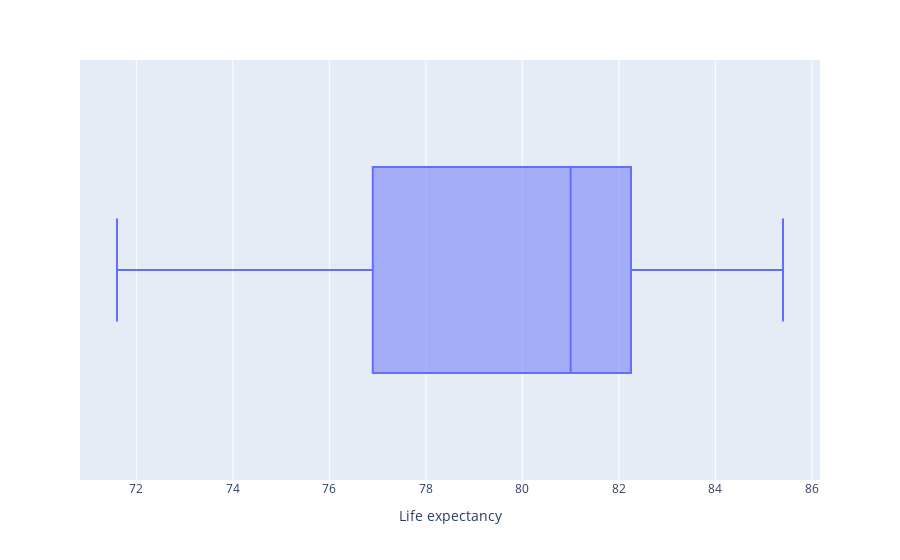

The notebook cell this image was saved under:
### Code cell
#2.2.5. ¿Cuál es la mediana de la esperanza de vida en Europa? Proporciona un rango intercuartil aproximado y verifica si existen valores atípicos.(Boxplot)
world_europe_life_expectancy=world[world['Continent']=='Europa']['Life expectancy']
px.box(data_frame=world_europe_life_expectancy,x='Life expectancy',orientation='h')

### Figure 1 — Plotly figure (JSON) as saved in the notebook; plotly's stock layout.template omitted (floating-point values rounded to 4 significant figures)
{"data": [{"alignmentgroup": "True", "hovertemplate": "Life expectancy=%{x}<extra></extra>", "legendgroup": "", "marker": {"color": "#636efa"}, "name": "", "notched": false, "offsetgroup": "", "orientation": "h", "showlegend": false, "type": "box", "x": [78.5, null, 81.6, 74.2, 81.6, 77.3, 74.9, 78.1, 79, 81, 78.2, 81.7, 82.5, 80.9, 81.3, null, 75.8, 82.3, 82.9, 74.7, 83, 75.7, 82.1, 82.3, 71.8, null, 76.8, 81.8, null, 82.8, 77.6, 81.3, 75.4, 85.4, 75.5, 77.2, 81, 83.3, 82.5, 83.6, 77.4, 71.6, 81.3], "x0": " ", "xaxis": "x", "y0": " ", "yaxis": "y"}], "layout": {"boxmode": "group", "legend": {"tracegroupgap": 0}, "margin": {"t": 60}, "xaxis": {"anchor": "y", "domain": [0, 1], "title": {"text": "Life expectancy"}}, "yaxis": {"anchor": "x", "domain": [0, 1]}}}
